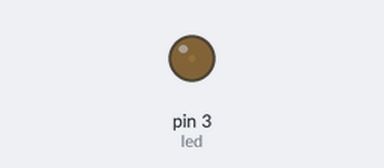
A sketch run on a simulated Arduino Uno, built with avr-gcc and run on an emulated ATmega328P. On the bench: output pins drawn as LEDs (lit = HIGH).

Above: at 0.05 s.
At 1.15 s:
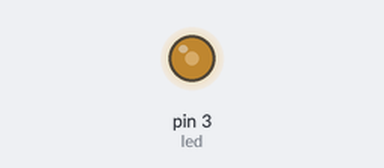
At 2.3 s:
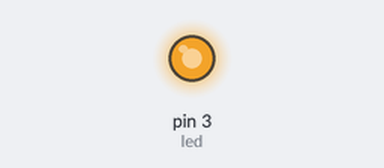
At 4.55 s:
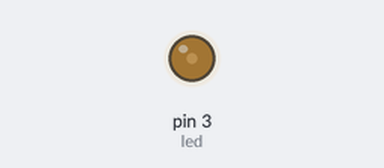
Timing chart, 0 to 6.6 s (numbered marks = the images above):
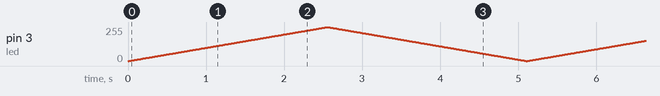

The sketch:

LED_Pino_13_Blink_PWM.ino
```cpp
int led = 3;

void setup() {
  // Ajustado pino 3 (analogico) para saída
  pinMode(led, OUTPUT);
}

void loop() {
  int i;
  int n;

  // Acende a luz lentamente
  for(i=0;i<255;i++){
    analogWrite(led,i);
    delay(10);
  }

  // Apaga a luz lentamente
  for(n=255;n>0;n--){
    analogWrite(led,n);
    delay(10);
  }
}
```
